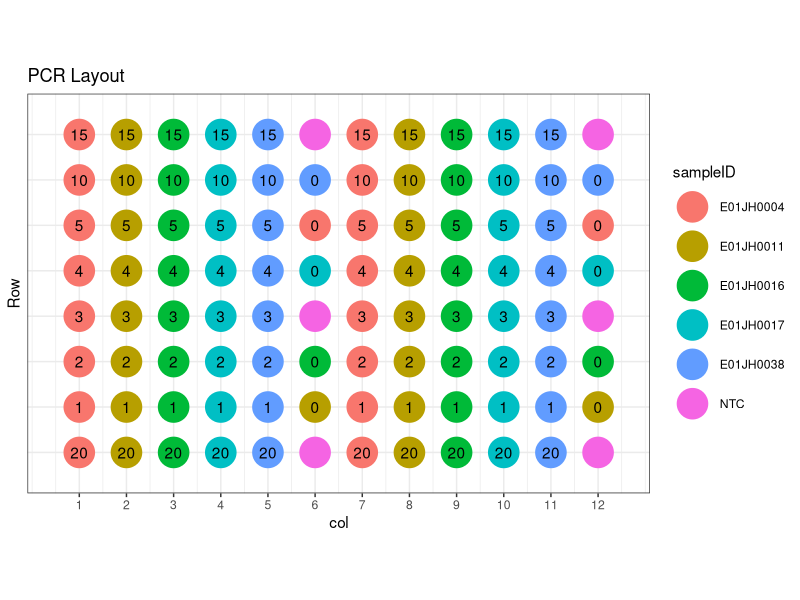
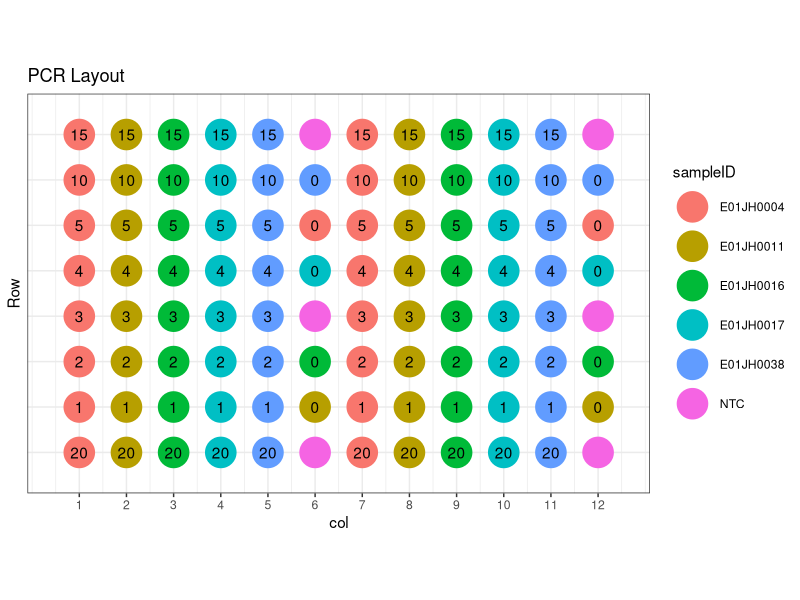

Reproduce these figures in R, in order.
## ---- chunk 1
knitr::opts_chunk$set(echo = TRUE)
library(tidyverse)
## ---- chunk 2
make_plan_a_96_df <- function(sampleID, dilution){
    ## experimental design for 96 sample layout
    bio_replicates <- rep(sampleID,each = 2*length(dilution))
    dilution_96 <- rep(dilution, times = 2*length(sampleID))
    
    ntc <- data_frame(sampleID = rep("NTC",6),
                      sample_type = "control", dilution = NA)
    
    data_frame(sampleID = bio_replicates, 
                sample_type = "titration", dilution = dilution_96) %>% 
        bind_rows(ntc) %>% mutate(sample_type = ifelse(dilution %in% c(0,-1), 
                                                       "unmixed",sample_type)) ->df_96
}

make_plan_a_df <- function(sampleID, dilution){
    ## PCRs
    plate_1 <- make_plan_a_96_df(sampleID, dilution) %>% 
        mutate(pcr_16S_plate = 1, pcr_16S_id = 1:n())
    plate_2 <- make_plan_a_96_df(sampleID, dilution) %>% 
        mutate(pcr_16S_plate = 2, pcr_16S_id = (n() + 1):(2*n()))
    pcr_plates <- bind_rows(plate_1, plate_2) 
    
    ## Barcode
    barcode_jhu <- pcr_plates %>% mutate(barcode_lab = "JHU", 
                                          barcode_id = 1:n())
    barcode_nist <- pcr_plates %>% mutate(barcode_lab = "NIST", 
                                          barcode_id = (n() + 1):(2*n()))
    seq_plates <- bind_rows(barcode_jhu, barcode_nist)

    seq_jhu <- seq_plates %>% mutate(seq_lab = "JHU")
    seq_nist <- seq_plates %>% mutate(seq_lab = "NIST")
    return(list(pcr_sample_sheet = pcr_plates, 
                seq_sample_sheet = bind_rows(seq_jhu, seq_nist)))
}

sampleID <- c("E01JH0004","E01JH0011","E01JH0016","E01JH0017","E01JH0038")
dilution <- c(0,20,1:4,5,10,15)
plan_a_sample_sheets <- make_plan_a_df(sampleID, dilution)
plan_a_pcr <- plan_a_sample_sheets$pcr_sample_sheet
## ---- chunk 3
pcr_plate_layout<- plan_a_pcr %>% 
    filter(pcr_16S_plate == 1, dilution != 0 | is.na(dilution)) %>% 
    mutate(half = c(rep(c(rep(0,8),rep(6,8)),5),rep(c(0,6), each = 3)), 
           col = half + as.numeric(factor(sampleID)), 
           row = c(rep(c("A","B","C","D","E","F","G","H"),10),
                   rep(c("A","D","H"), 2)))
pcr_plate_layout <- plan_a_pcr %>% filter(pcr_16S_plate == 1, dilution == 0) %>% 
    mutate(col = rep(c(6,12), 5), row = rep(c("F","B","C","E","G"),each = 2)) %>%
    bind_rows(pcr_plate_layout)

pcr_plate_layout %>% mutate(Row = as.numeric(factor(row))) %>% 
 ggplot(aes(x=col, y=Row)) +
    geom_point(data=expand.grid(seq(1,12), seq(1,8)), aes(x=Var1, y=Var2), 
               color='grey90', fill='white', shape=21, size=6) +
    geom_point(aes(color = sampleID), size=10) +
    geom_text(aes(label = dilution)) +
    coord_fixed(ratio=(13/12)/(9/8), xlim=c(0.5,12.5), ylim=c(0.5,8.5)) +
    scale_y_reverse(breaks=seq(1,8), labels=LETTERS[1:8]) +
    scale_x_continuous(breaks=seq(1,12)) +
    labs(title="PCR Layout") +
    theme_bw()
## ---- chunk 4
ggsave("../img/pcr_plate_16S.png")
